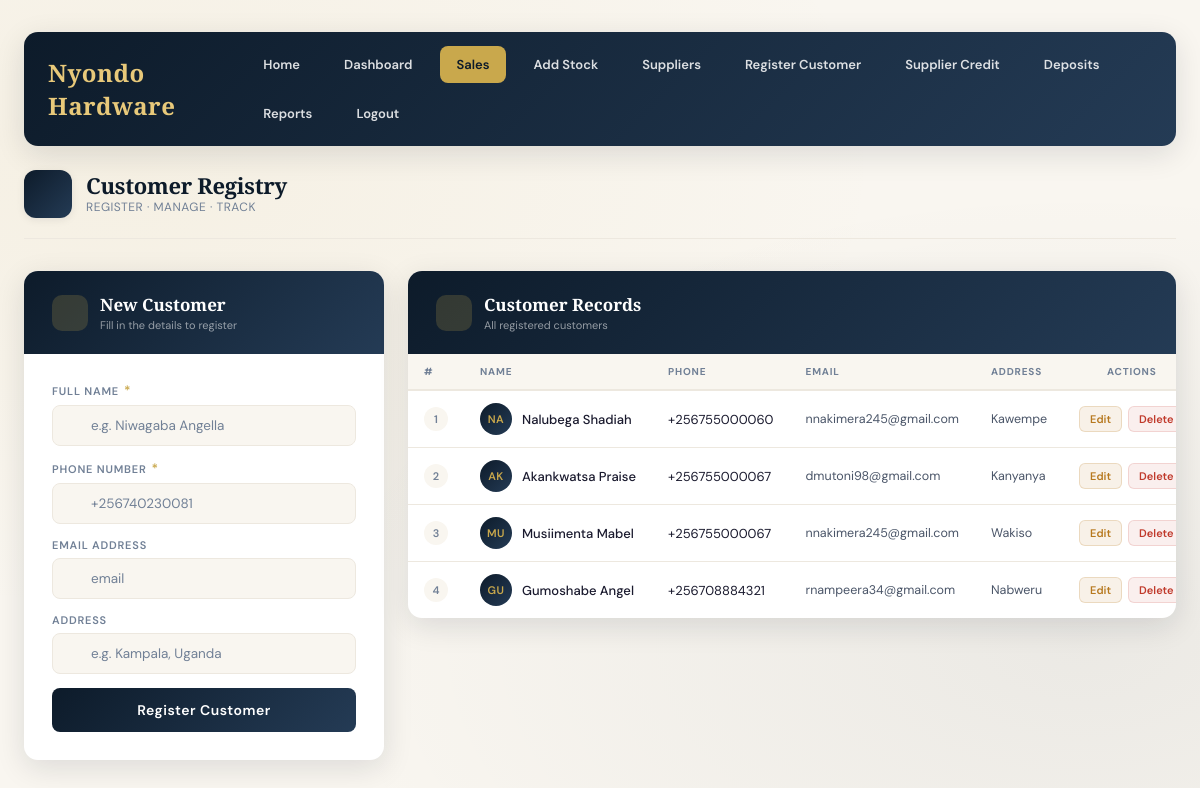
Page /register/ (signed in) on the earlier database version.
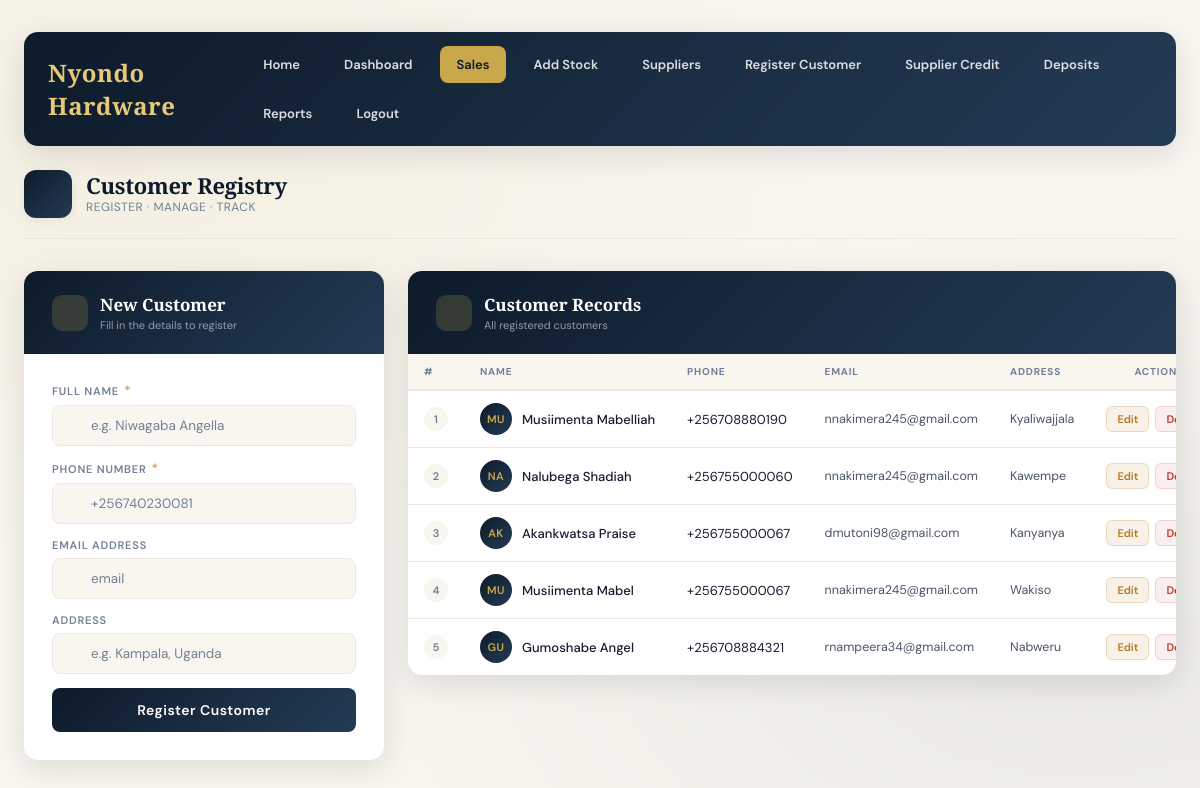
Same page on the later database version.
### hardwareapp/models.py (models this page shows, shortened)
class Register(models.Model):
    name = models.CharField(max_length=100)
    phone = models.CharField(max_length=15)
    email = models.EmailField(blank=True, null=True)
    address = models.CharField(max_length=200, blank=True, null=True)
    date_created = models.DateTimeField(auto_now_add=True)

### hardwareapp/views.py (the view, shortened to what this page needs)
# urls.py: path('register/', views.register, name='register'),
@login_required
def register(request):
    customers = Register.objects.all().order_by('-id')
    return render(request, 'register.html', {'customers': customers})

### hardwareapp/templates/register.html (shortened to what the changed rows need)
<!doctype html>
<html lang="en">
  <head>
  </head>
  <body>
    <div class="page-header">
      <div class="brand">
        <div class="brand-text">
          <h1>Customer Registry</h1>
        </div>
      </div>
    </div>
    <div class="layout">
      <div class="card">
        <div class="card-header">
          <div>
            <h2>New Customer</h2>
          </div>
        </div>
      </div>
      <div class="card">
        <div class="card-header">
          <div>
            <h2>Customer Records</h2>
          </div>
        </div>
        <div class="table-wrapper">
          <table id="customerTable">
            <thead>
              <tr>
                <th>#</th>
                <th>Name</th>
                <th>Phone</th>
                <th>Email</th>
                <th>Address</th>
                <th>Actions</th>
              </tr>
            </thead>
            <tbody>
              {% for customer in customers %}
              <tr>
                <td><span class="row-num">{{ forloop.counter }}</span></td>
                <td>
                  <div class="cell-name">
                    <div class="avatar">
                      {{ customer.name|slice:":2"|upper }}
                    </div>
                    <span>{{ customer.name }}</span>
                  </div>
                </td>
                <td>{{ customer.phone }}</td>
                <td class="muted">{{ customer.email }}</td>
                <td class="muted">{{ customer.address }}</td>
                <td>
                  <div class="actions">
                    <a
                      href="{% url 'edit_customer' customer.id %}"
                      class="action-btn btn-edit"
                    >
                      Edit
                    </a>
                    <a
                      href="{% url 'delete_customer' customer.id %}"
                      class="action-btn btn-delete"
                      onclick="
                        return confirm(
                          'Are you sure you want to delete this customer?',
                        );
                      "
                    >
                      Delete
                    </a>
                  </div>
                </td>
              </tr>
              {% endfor %}
            </tbody>
          </table>
        </div>
      </div>
    </div>
  </body>
</html>

Differences in the rows shown:
added Register: name "MU", name "Musiimenta Mabelliah", phone "+256708880190", email "nnakimera245@gmail.com", address "Kyaliwajjala"
